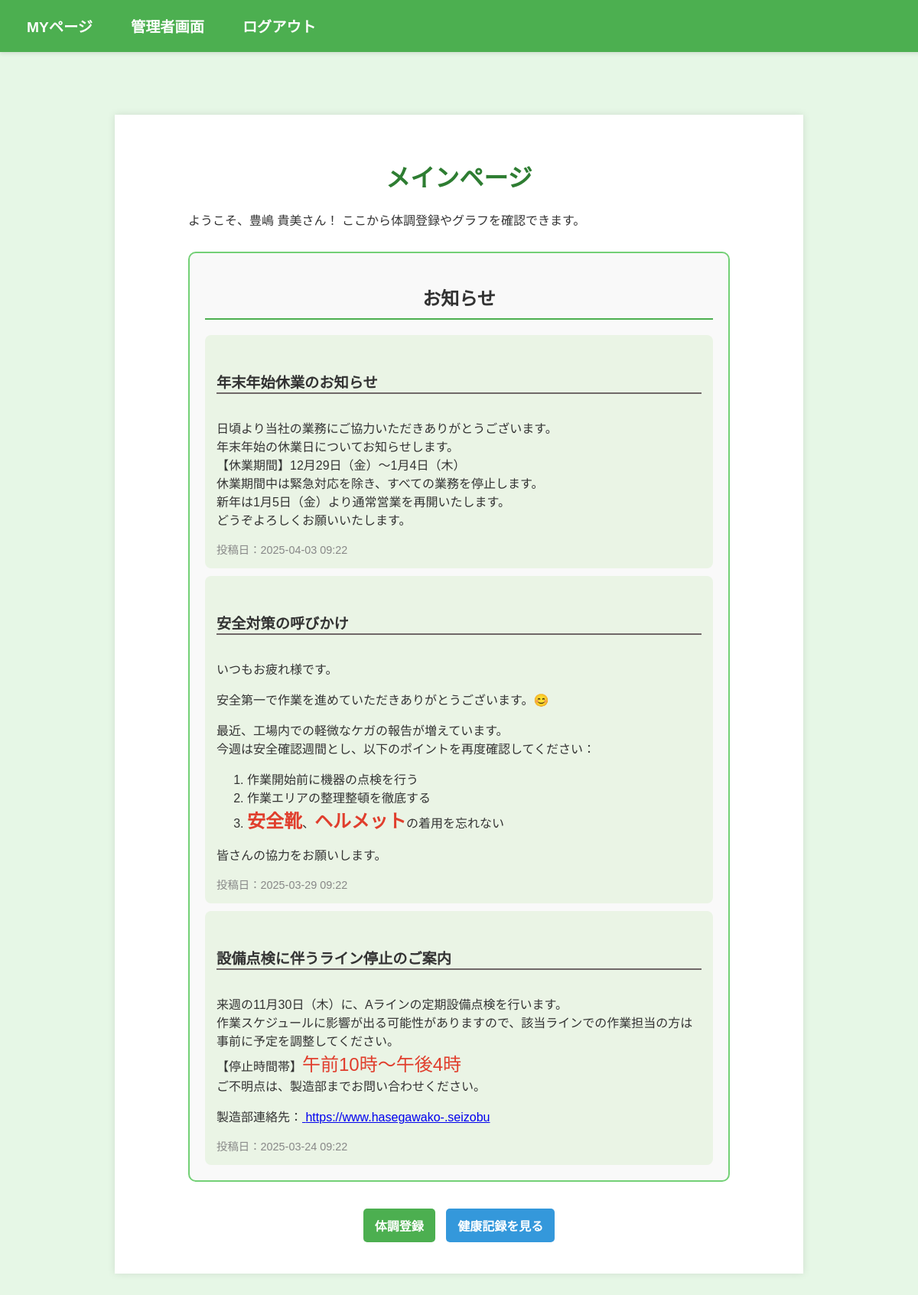
Before: /index (signed in) with the older database file.
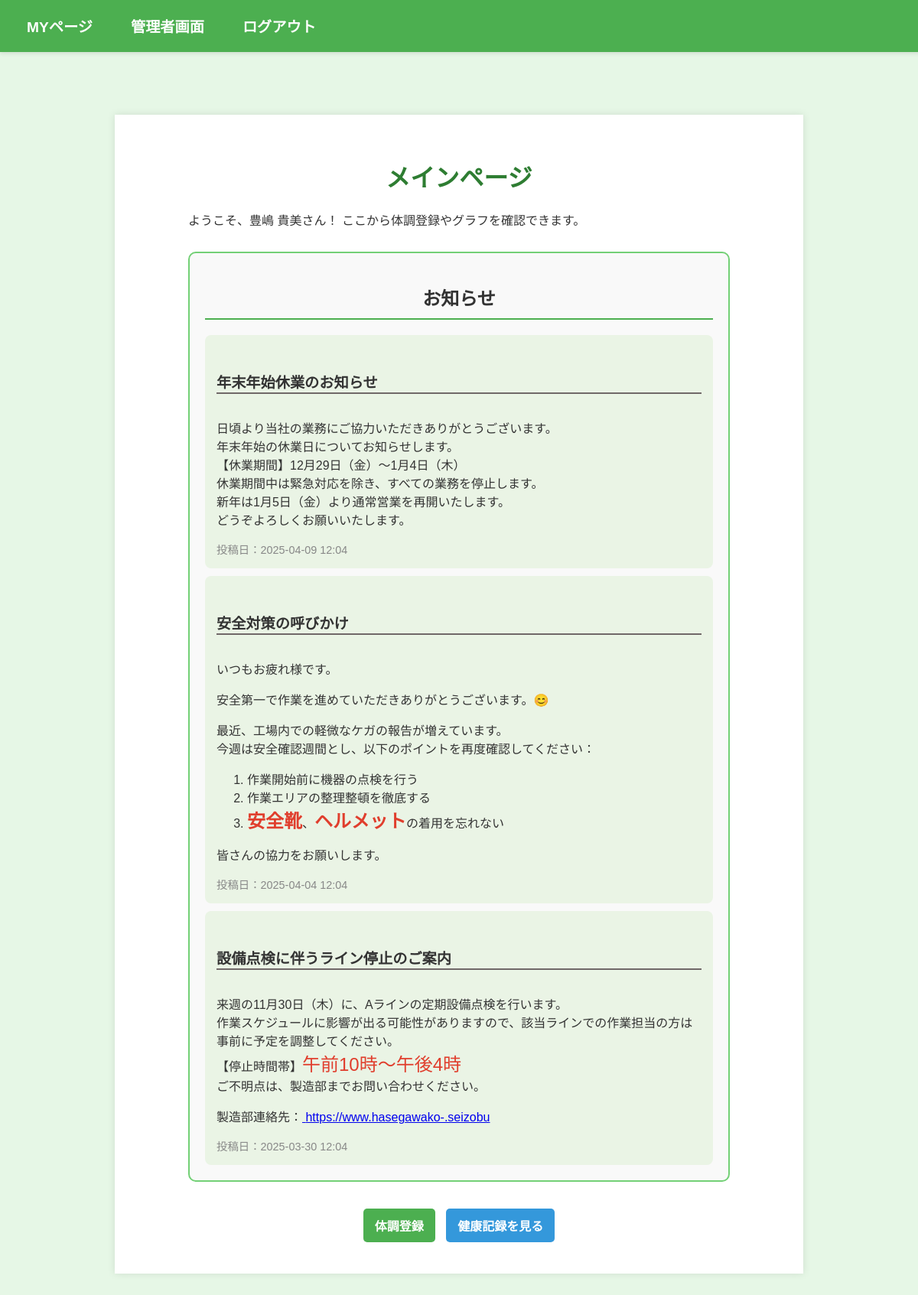
After: the same page with the newer database file.
### models.py (models this page shows, shortened)
class User(UserMixin, db.Model):
    __tablename__ = 'user'
    id = db.Column(db.Integer, primary_key=True)
    password_hash = db.Column(db.String(128), nullable=False)
    is_admin = db.Column(db.Boolean, default=False)
    employee_number = db.Column(db.String(100), unique=True, nullable=False)
    department = db.Column(db.String(100), nullable=False)
    name = db.Column(db.String(100), nullable=False)
    phone = db.Column(db.String(15), nullable=False)
    email = db.Column(db.String(120), unique=True, nullable=False)

class Announcement(db.Model):
    id = db.Column(db.Integer, primary_key=True)
    title = db.Column(db.String(100), nullable=False)
    content = db.Column(db.Text, nullable=False)
    date = db.Column(db.DateTime, default=lambda: datetime.now(timezone('Asia/Tokyo')))

### routes.py (the view)
@app.route('/index')
@login_required
def index():
    announcements = Announcement.query.all()  # すべてのお知らせを取得
    return render_template('index.html', announcements=announcements)

### routes.py (called while the page is built)
@login_manager.user_loader
def load_user(user_id):
    return User.query.get(int(user_id))

### templates/index.html (shortened to what this page needs)
{% extends "base.html" %}
{% block content %}
<div class="container text-center main-page">
    <h1 class="mb-4">メインページ</h1>
    <div class="alert alert-info" role="alert">
        <p>ようこそ、<span>{{ current_user.name }}</span>さん！ ここから体調登録やグラフを確認できます。</p>
    </div>
    {% if announcements %}
        <div class="alert alert-warning custom-announcements" role="alert">
            <h2 class="announcement-title">お知らせ</h2>
            {% for announcement in announcements %}
                <div class="announcement-item mb-3">
                    <h5 class="announcement-item-title">{{ announcement.title }}</h5>
                    <p class="announcement-item-content">{{ announcement.content|safe }}</p>
                    <small class="text-muted announcement-item-date">投稿日：{{ announcement.date.strftime('%Y-%m-%d %H:%M') }}</small>
                </div>
            {% endfor %}
        </div>
    {% else %}
        <p class="text-muted">現在お知らせはありません。</p>
    {% endif %}
    <div class="button-group my-4">
        <a href="{{ url_for('register_health') }}" class="btn btn-primary btn-lg mb-3">
             体調登録
        </a>
        <a href="{{ url_for('employee_graph', employee_id=current_user.id) }}" class="btn btn-secondary btn-lg mb-3">
             健康記録を見る
        </a>
    </div>
</div>
{% endblock %}

### templates/base.html (shortened to what this page needs)
<!DOCTYPE html>
<html lang="ja">
<head>
    <link rel="stylesheet" href="{{ url_for('static', filename='css/style.css') }}">
</head>
<body>
    <nav>
        <ul>
            {% if current_user.is_authenticated %}
                <li><a href="{{ url_for('index') }}">MYページ</a></li>
                {% if current_user.is_admin %}
                    <li><a href="{{ url_for('admin') }}">管理者画面</a></li>
                {% endif %}
                <li><a href="{{ url_for('logout') }}">ログアウト</a></li>
            {% else %}
                <li><a href="{{ url_for('login') }}">ログイン</a></li>
                <li><a href="{{ url_for('register') }}">サインアップ</a></li>
            {% endif %}
        </ul>
    </nav>
    {% block content %}
    {% endblock %}
</body>
</html>

### static/css/style.css (style rules this page uses)
body { font-family: Arial, sans-serif; margin: 0; padding: 0; background-color: #e6f7e6; color: #333; }
.container { width: 70%; margin: 150px auto; padding: 40px; background-color: #fff; box-shadow: 0 0 10px rgba(0, 0, 0, 0.1); }
h1, h2 { color: #2e7d32; text-align: center; }
nav { background-color: #4CAF50; padding: 10px 20px; position: fixed; width: 100%; top: 0; left: 0; z-index: 1000; box-shadow: 0 2px 5px rgba(0, 0, 0, 0.1); }
nav ul { list-style: none; display: flex; justify-content: flex-start; padding: 0; margin: 0; }
nav ul li { margin-right: 20px; }
nav ul li a { text-decoration: none; color: white; padding: 10px 15px; display: block; border-radius: 5px; font-size: 1.2em; font-weight: bold; }
button, .btn { width: auto; padding: 10px 15px; font-size: 1rem; border-radius: 5px; text-transform: uppercase; font-weight: bold; background-color: #4CAF50; border: none; color: white; }
.button-group { text-align: center; }
a.btn { display: inline-block; padding: 10px 15px; margin: 5px; color: #fff; text-decoration: none; border-radius: 5px; }
a.btn-primary, a.btn-success, a.btn-danger, a.btn-warning, a.btn-info { background-color: #4CAF50; }
a.btn-secondary { background-color: #3498db; }
.main-page { width: 59%; padding:3% 8%; }
.main-page .alert-warning.custom-announcements { border: 2px solid #73d076; padding: 20px; border-radius: 10px; background-color: #f9f9f9; margin-top: 30px; margin-bottom: 30px; }
.main-page .announcement-title { font-size: 1.5rem; font-weight: bold; color: #333; margin-bottom: 20px; border-bottom: 2px solid #4CAF50; padding-bottom: 10px; }
.main-page .announcement-item { padding: 15px; border-radius: 8px; background-color: #eaf4e5; margin-top: 10px; }
.main-page .announcement-item-title { font-size: 1.2rem; color: #333; font-weight: bold; border-bottom: 2px solid #706868; }
.main-page .announcement-item-content { font-size: 1rem; color: #555; margin-bottom: 10px; }
.main-page .announcement-item-date { font-size: 0.9rem; color: #888; display: block; margin-top: 10px; }

Changed rows visible on the page:
changed Announcement "年末年始休業のお知らせ": date "2025-04-03 09:22" → "2025-04-09 12:04"
changed Announcement "安全対策の呼びかけ": date "2025-03-29 09:22" → "2025-04-04 12:04"
changed Announcement "設備点検に伴うライン停止のご案内": date "2025-03-24 09:22" → "2025-03-30 12:04"
